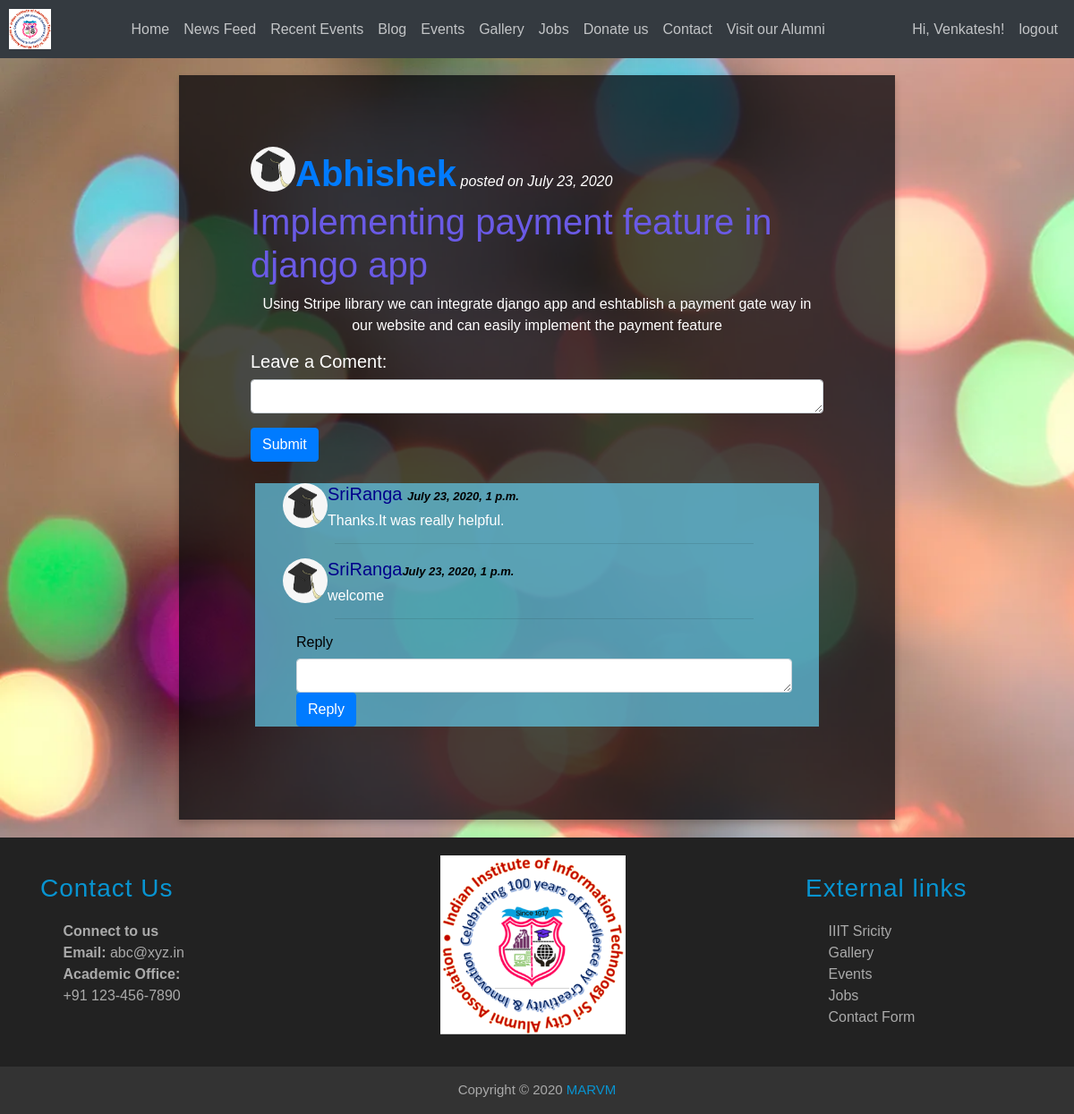
Screenshot of /post/3/ (signed in) with the database file from the repository.
### accounts/models.py (models this page shows)
class User(AbstractUser):
    phone_number = models.CharField(
        max_length=15,
        blank = False,
        default="",
        validators=[
            RegexValidator(
                regex='^([+][0-9]{1,4}[6-9][0-9]{9})$',
                message='mobile number should be in the format "+999999999" ',
                code='invalid_phone_number'
            ),
        ]
    )
    email_confirmed = models.BooleanField(default=False)
    conditions = models.BooleanField(default=False)
    avatar = models.ImageField(upload_to=update_filename,blank = True)
    linkedin_url = models.URLField(blank = True)
    github_url = models.URLField(blank = True)
    webpage_url = models.URLField(blank = True)
    passout_year = models.CharField(max_length=4,blank=True)
    company = models.CharField(max_length=100,blank = True)
    summary = models.CharField(max_length=100,blank = True)
    place = models.CharField(max_length = 100,blank = True)

### blog/models.py (models this page shows, shortened)
class Post(models.Model):
    title = models.CharField(max_length=100)
    content = models.TextField()
    date_posted = models.DateTimeField(default=timezone.now)
    author = models.ForeignKey(User, on_delete=models.CASCADE)

class Comment(models.Model):
    author = models.ForeignKey(User, on_delete=models.CASCADE)
    post_id = models.ForeignKey(Post, on_delete=models.CASCADE,related_name='comments')
    text = models.TextField()
    create_date = models.DateTimeField(default=timezone.now)
    parent = models.ForeignKey('self', related_name='replies',null=True, blank=True,on_delete=models.CASCADE)

### accounts/decorators.py (the view, shortened to what this page needs)
    def checker(request, *args, **kwargs):
        user=request.user
        if request.user.is_staff is True:
            return function(request, *args, **kwargs)
        elif request.user.email_confirmed is True:
            return function(request, *args, **kwargs)

### blog/forms.py
class CommentForm(forms.ModelForm):
	body = forms.CharField(max_length=5000,required=True)
	class Meta:
		model = Comment
		fields = ('body',)

### blog/templates/blog/post_detail.html (shortened to what this page needs)
{% extends 'blog/blog_base.html' %}
{% load static %}
{% block content %}
    <div class='container' id="con">
        <div id="hi" class="container" style="margin-bottom:20px;">
            {% if comment.author.avatar %}
              <img src="{{ comment.author.avatar.url }}" alt="Avatar" class="image"  style="height:50px;width:50px;float:left;border-radius:50%;">
            {% else %}
              <img src="{% static 'profile/default_symbol.png' %}" alt="Avatar" class="image"  style="height:50px;width:50px;float:left;border-radius:50%;">
            {% endif %}
            <b style="font-size:40px;color:rgb(106, 90, 230)"><a href="{% url 'profile_page' post.author.username %}">{{ post.author }}</a></b>
            <i> posted on {{ post.date_posted|date:"F d, Y" }}</i>
            <h2 style="font-size:40px;color:rgb(106, 90, 230)">{{ post.title }}</h2>
            <p style="text-align: center;">{{ post.content }}</p>
            <div>
              <h5 style="color:white;">Leave a Coment:</h5>
                <form method='POST'>
                  <div class="form-group">
                    <textarea class="form-control" name="body" rows="1"></textarea>
                  </div>
                  <button type='submit' class='btn btn-primary'>Submit</button><br><br>
                </form>
              </div>
            {% for comment in comments %}
            <div class="container com">
              <div class='media mb-4'>
                  <div class='media-body'>
                    {% if comment.author.avatar %}
                      <img src="{{ comment.author.avatar.url }}" alt="Avatar" class="image"  style="height:50px;width:50px;float:left;border-radius:50%;">
                    {% else %}
                      <img src="{% static 'profile/default_symbol.png' %}" alt="Avatar" class="image"  style="height:50px;width:50px;float:left;border-radius:50%;">
                    {% endif %}
                    <h5 style="color: black;"><a style="color: darkblue;" href="{% url 'profile_page' comment.author.username %}">{{ comment.author }}</a> <small class="text" style="font-style: italic;color: black;font-size: small;font-weight: bold;">{{ comment.create_date }}</small><h5>
                      <h6>{{ comment.text }}</h6>
                    <hr style="width:80%;">
                    {% for reply in comment.replies.all %}
                    {% if reply.author.avatar %}
                      <img src="{{ reply.author.avatar.url }}" alt="Avatar" class="image"  style="height:50px;width:50px;float:left;border-radius:50%;">
                    {% else %}
                      <img src="{% static 'profile/default_symbol.png' %}" alt="Avatar" class="image"  style="height:50px;width:50px;float:left;border-radius:50%;">
                    {% endif %}
                        <h5 style="color: black;" class="info"><a style="color: darkblue;" href="{% url 'profile_page' reply.author.username %}">{{ reply.author }}</a><small class="text" style="font-style: italic;color: black;font-size: small;font-weight: bold;">{{ reply.create_date }}</small> </h5>
                        <h6>{{ reply.text }}</h6>
                     <hr style="width:80%;">
                    {% endfor %}
                    <div class='container rply'>
                      <form action="." method="post">
                          <h6 style="color:black;">Reply</h6><textarea class="form-control" name="body" rows="1"></textarea>
                          <input class="btn btn-primary" type="submit" value="Reply">
                      </form>
                    </div>
                  </div>
                  </div>
            </div>
            {% endfor %}
          </div>
      </div>
{% endblock content %}

### templates/base.html (shortened to what this page needs)
<!DOCTYPE html> {% load static %}
<html lang="en">
<head>
    <link href="{% static 'chat/css/style3.css' %}" rel="stylesheet" type="text/css" media="all">
    <link rel="stylesheet" href="https://cdnjs.cloudflare.com/ajax/libs/font-awesome/4.7.0/css/font-awesome.min.css">
    <link rel="stylesheet" href="https://maxcdn.bootstrapcdn.com/bootstrap/4.4.1/css/bootstrap.min.css">
    <link rel="stylesheet" href="https://unpkg.com/aos@2.3.0/dist/aos.css">
    <link rel="stylesheet" href="https://cdnjs.cloudflare.com/ajax/libs/font-awesome/4.7.0/css/font-awesome.min.css">
</head>
<body>
    <nav id="func_navbar" class="navbar-custom navbar navbar-expand-md navbar-dark bg-dark fixed-top" style="padding: 10px;">
        <a id="func_logo" class="nav-brand abs" href="{% url 'home' %}"><img src="{% static '/img/iiits/iiitslogo.png' %}" style="width:47px;"></a>
        <div class="collapse navbar-collapse" id="navbarNavDropdown">
            <ul class="navbar-nav mx-auto">
                <li class="nav-item">
                    <a class="nav-link" href="{% url 'home' %}#">Home</a>
                </li>
                <li class="nav-item">
                    <a class="nav-link" href="{% url 'home' %}#news_feed">News Feed</a>
                </li>
                <li class="nav-item">
                    <a class="nav-link" href="{% url 'home' %}#recent_events">Recent Events</a>
                </li>
                <li class="nav-item">
                    <a class="nav-link" href="{% url 'blog-home' %}">Blog</a>
                </li>
                <li class="nav-item">
                    <a class="nav-link" href="{% url 'events' %}">Events</a>
                </li>
                <li class="nav-item">
                    <a class="nav-link" href="{% url 'gallery' %}">Gallery</a>
                </li>
                <li class="nav-item">
                    <a class="nav-link" href="{% url 'jobs' %}">Jobs</a>
                </li>
                <li class="nav-item">
                    <a class="nav-link" href="{% url 'donation-page' %}">Donate us</a>
                </li>
                <li class="nav-item">
                    <a class="nav-link" href="{% url 'contactform' %}">Contact</a>
                </li>
                {% if user.is_superuser %}
                {% else %}
                <li class="nav-item">
                    <a class="nav-link" href="{% url 'searchalumni' %}">Visit our Alumni</a>
                </li>
                {% endif %}
            </ul>
            <ul class="navbar-nav">
                {% if user.is_authenticated %}
                    {% if user.is_staff %}
                        <li class="nav-item"><a class="nav-link" href="{% url 'profile_page' username=user.username %}">Hi, {{ user.username }}!</a></li>
                    {% else %}
                        <li class="nav-item"><a class="nav-link" href="{% url 'profile_page' username=user.username %}">Hi, {{ user.last_name }}!</a></li>
                    {% endif %}
                    <li class="nav-item"><a class="nav-link" href="{% url 'logout' %}?next={{ request.path }}">logout</a></li>
                {% else %}
                    <li class="nav-item"><a class="nav-link" href="{% url 'register' %}">Register</a></li>
                    <li class="nav-item"><a class="nav-link" href="{% url 'login' %}?next={{ request.path }}">login</a></li>
                {% endif %}
            </ul>
        </div>
    </nav>
    <div class="container-fluid py-4"></div>
    {% block content %}
    {% endblock %}
    <footer>
        <div class="container">
            <div class="row">
                <div class="col-lg-3 col-md-6">
                <h3>Contact Us</h3>
                <ul class="list-unstyled three-column" style="padding-left:10%;">
                    <b>Connect to us</b><br>
                    <b>Email:</b>
                    <a href="">abc@xyz.in</a>
                    <br>
                    <b>Academic Office:</b><br>
                    <a href="tel:+91 123-456-7890">+91 123-456-7890</a>
                </ul>
                </div>
                <div class="col-lg-6 col-md-6">
                <ul class="list-unstyled three-column">
                    <img class="custom-img" style="height:200px" src="{% static '/img/iiits/iiitslogo.png' %}">
                </ul>
                </div>
                <div class="col-lg-3 col-md-6">
                <h3>External links</h3>
                <ul class="list-unstyled three-column" style="padding-left:10%;">
                    <a href="{% url 'home' %}#"> IIIT Sricity</a><br>
                    <a href="{% url 'gallery' %}">Gallery</a><br>
                    <a href="{% url 'events' %}">Events</a><br>
                    <a href="{% url 'jobs' %}">Jobs </a><br>
                    <a href="{% url 'contactform' %}">Contact Form</a><br>
                </ul>
                </div>
            </div>
        </div>
        <div class="copyright text-center">
            Copyright &copy; 2020 <span>MARVM</span>
        </div>
    </footer>
</body>
</html>

### templates/base.html (style rules this page uses)
body { margin: 0; font-family: Arial, Helvetica, sans-serif; overflow-x:hidden; }
.navbar { width: 100%; }
footer { background: #222; color: #aaa; padding-top: 10px; }
footer a { color: #aaa; }
footer h3 { color: #0894d1; letter-spacing: 1px; margin: 30px 0 20px; }
footer .three-column { overflow: hidden; }
footer .copyright { padding: 15px 0; background: #333; margin-top: 20px; font-size: 15px; }
footer .copyright span { color: #0894d1; }
.custom-img { padding-left:13%; }
@media (min-width: 768px) { .custom-img { padding-left:30%; margin-top:2%; } }
.navbar-dark .navbar-nav .nav-link { color: rgba(255,255,255,0.7); }

### rows the page displays
User: last_name "Venkatesh"
Post: author "Abhishek", date_posted "July 23, 2020", title "Implementing payment feature in django app", content "Using Stripe library we can integrate django app and eshtablish a payment gate way in our website and can easily implement the payment feature"
Comment: author "SriRanga", create_date "July 23, 2020, 1 p.m.", text "Thanks.It was really helpful."
Comment: author "SriRanga", create_date "July 23, 2020, 1 p.m.", text "welcome"
